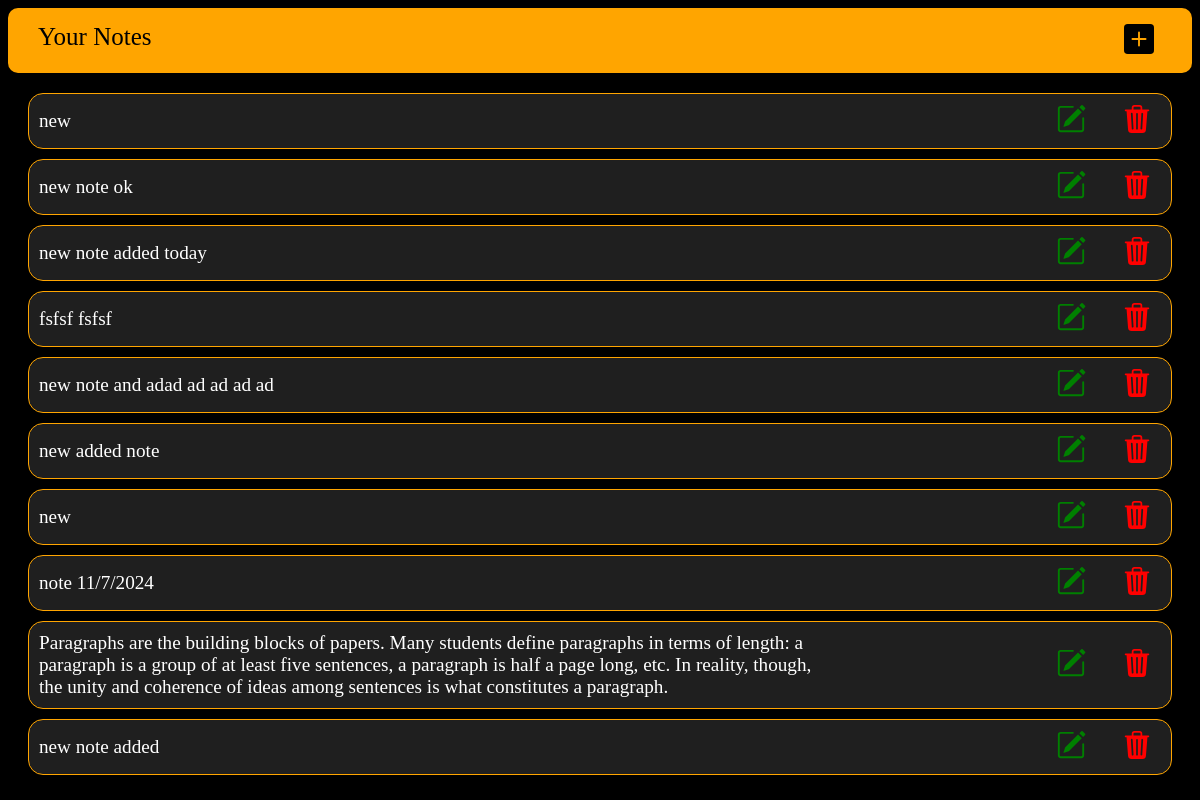
Page /notes/home/ on the earlier database version.
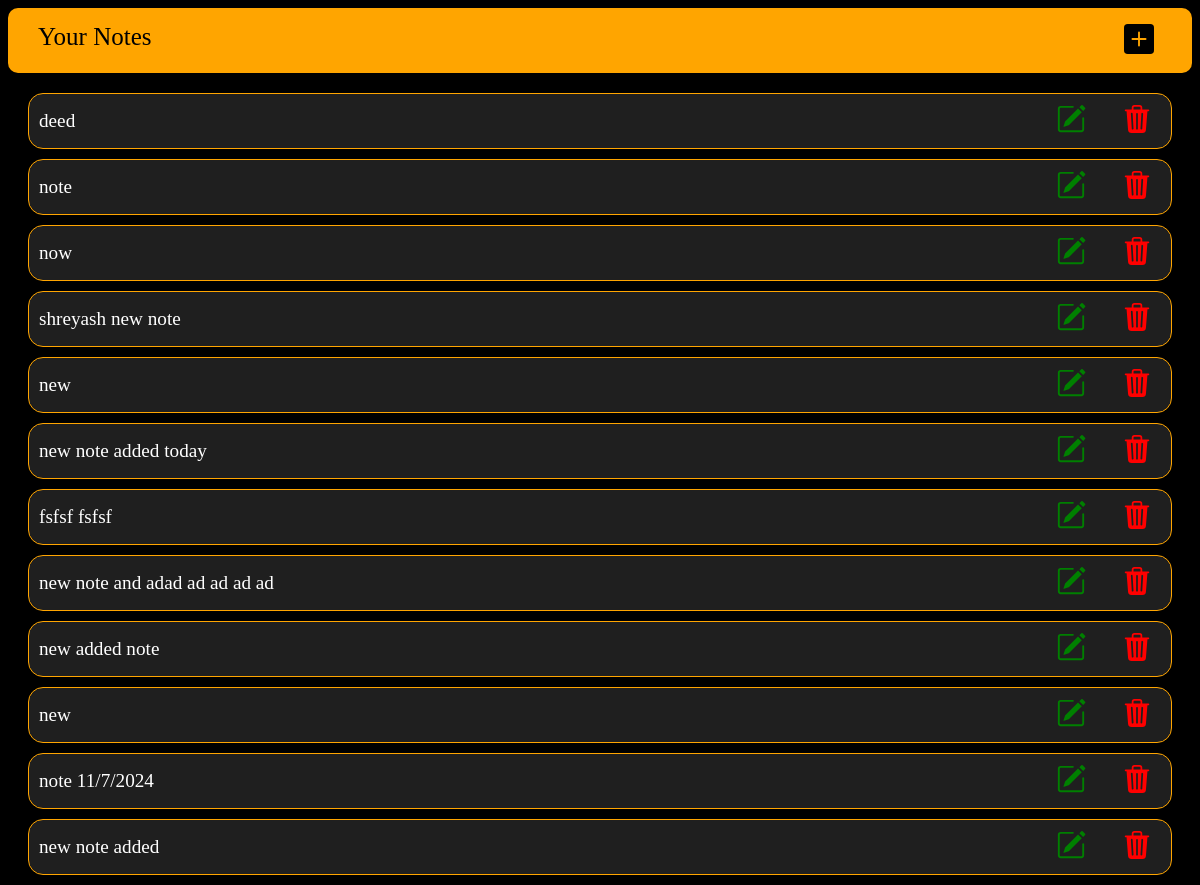
Same page on the later database version.
### NOTES/models.py (models this page shows, shortened)
class Notes(models.Model):
    user = models.ForeignKey(User, on_delete=models.CASCADE)
    note = models.TextField(blank=False)
    updated = models.DateTimeField(auto_now=True)
    class Meta:
        ordering = ['-updated']

### NOTES/views.py (the view)
# urls.py: path('home/', views.home, name='home'),
def home(req):
    notes = Notes.objects.all()
    form = NoteFrom
    data = {"notes":notes, "form":form}
    return render(req, 'home.html', data)

### NOTES/templates/home.html (shortened to what this page needs)
<!DOCTYPE html>
<html>
<head>
</head>
<body>
    <div class="mainDIV">
        <nav class="navbar">
            <a id="headline">Your Notes</a>
            <div class="rightSide">
                <button id="addingNote">
                </button>
            </div>
        </nav>
        <div>
            {% for n in notes %}
            <div class="note">
                <div class="note-text">
                    {{n.note}}
                </div>
                <div style="align-content: center;">
                    <a href="{% url 'editNote' n.id %}" title="Edit" id="editNote" style="text-decoration: none;">
                    </a>
                    <button data-id="{{ n.id }}" class="deleteNote bbtn">
                </div>
            </div>
            {% endfor %}
        </div>
    </div>
</body>
</html>

### NOTES/templates/home.html (style rules this page uses)
body { background-color: black; }
.navbar { display: flex; margin-bottom: 20px; background-color: orange; padding: 15px 30px; border-radius: 10px; justify-content: space-between; }
.note { display: flex; justify-content: space-between; padding: 10px; background-color: rgba(43, 43, 43, 0.726); margin: 10px 20px; border-radius: 15px; border: 1px solid orange; }
#headline { font-weight: 500; font-size: 25px; font-family: fantasy; }
.note-text { color: white; font-size: larger; max-width: 800px; align-self: center; }
#addingNote { background-color: orange; border: none; cursor: pointer; }

### NOTES/templates/deleteNote.html (style rules this page uses)
.bbtn { background-color: transparent; border: none; cursor: pointer; }

Differences in the rows shown:
removed Notes: note "new note ok"
removed Notes: note "Paragraphs are the building blocks of papers. Many students define paragraphs in terms of length: a paragraph is a group of at least five sentences, a paragraph is half a page long, etc. In reality, though, the unity and coherence of ideas among sentences is what constitutes a paragraph."
added Notes: note "deed"
added Notes: note "note"
added Notes: note "now"
added Notes: note "shreyash new note"
